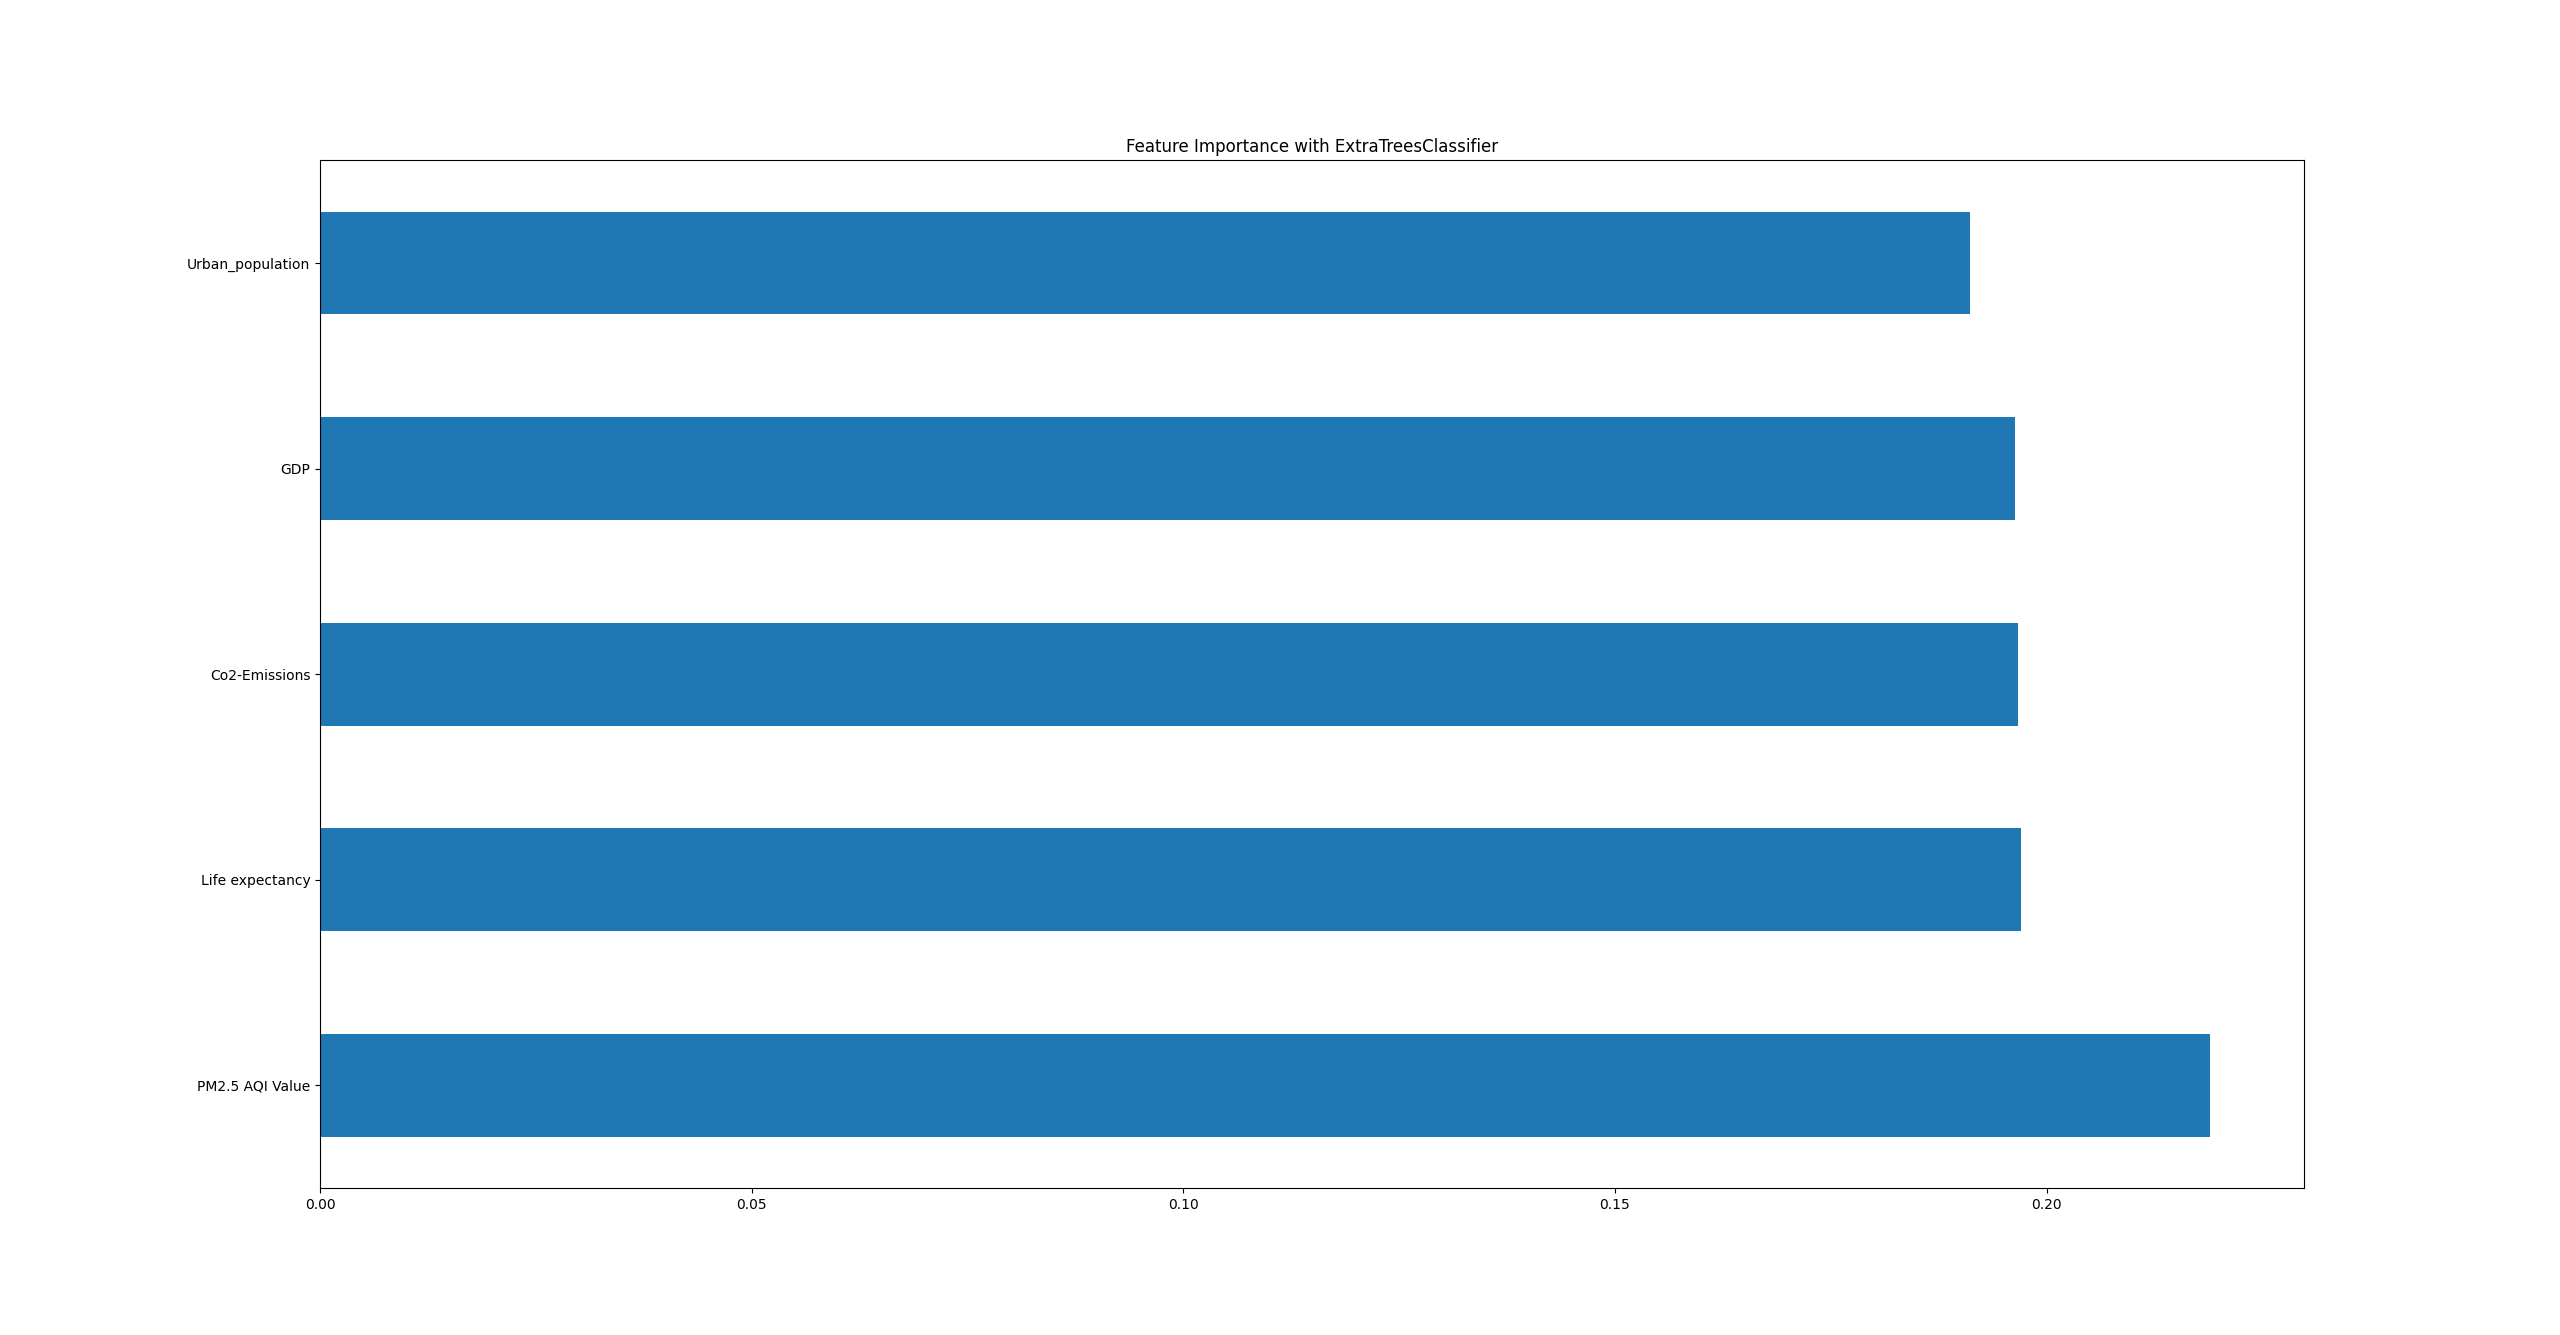

Write the Python code that produced this figure.
import pandas as pd
from sklearn.ensemble import ExtraTreesClassifier
import matplotlib.pyplot as plt

# Load the dataset
combined_df = pd.read_pickle('combined_df.pkl')

# Selecting features and target, assuming 'Chronic Respiratory Diseases' is the target
features = ['PM2.5 AQI Value', 'GDP', 'Urban_population', 'Co2-Emissions', 'Life expectancy']
X = combined_df[features]
y = combined_df['Chronic Respiratory Diseases']

# Drop rows with NaN values
X_clean = X.dropna()
y_clean = y[X.index.isin(X_clean.index)]

# Fitting ExtraTreesClassifier
model = ExtraTreesClassifier(n_estimators=100)
model.fit(X_clean, y_clean)

# Visualizing feature importances
feat_importances = pd.Series(model.feature_importances_, index=X_clean.columns)
feat_importances.nlargest(len(features)).plot(kind='barh')
plt.title('Feature Importance with ExtraTreesClassifier')
plt.show()
